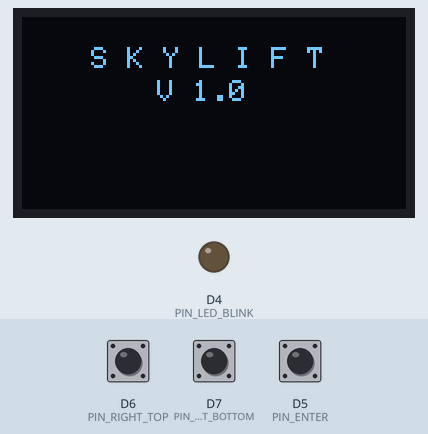
This sketch was run on a simulated ESP8266 (NodeMCU). On the bench: 128×64 one-colour display, output pins drawn as LEDs (lit = HIGH). Dashed ring = blinking. The inputs (shaded band) are chosen by the test bench; at power-on: D5 (PIN_ENTER) HIGH, D6 (PIN_RIGHT_TOP) HIGH, D7 (PIN_RIGHT_BOTTOM) HIGH. Random numbers use the default seed unless the sketch sets one; EEPROM starts erased.

Above: at 1.1 s.
At 3.8 s:
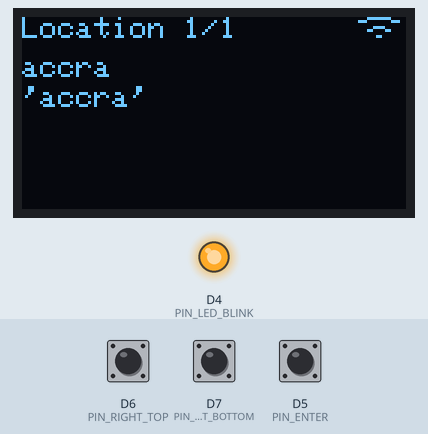
3.9 s: D5 (PIN_ENTER) pulled LOW for 0.15 s
At 5.1 s:
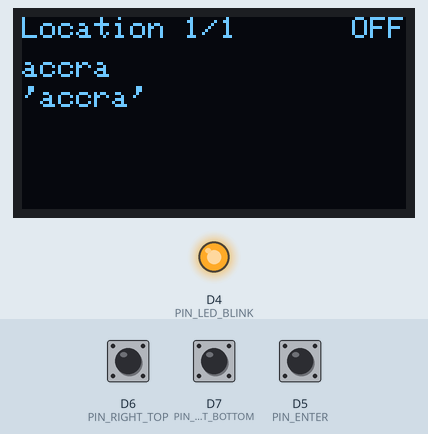
5.5 s: D5 (PIN_ENTER) pulled LOW for 1 s
At 7.3 s:
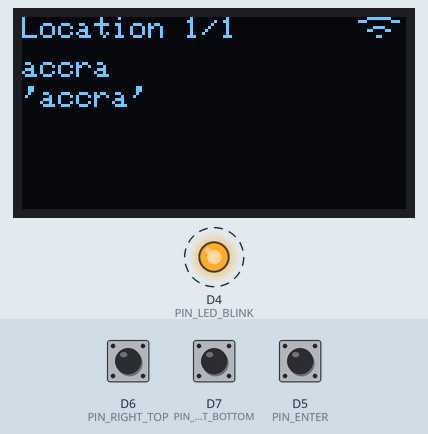
9.5 s: D5 (PIN_ENTER) pulled LOW for 3.2 s
At 14.1 s:
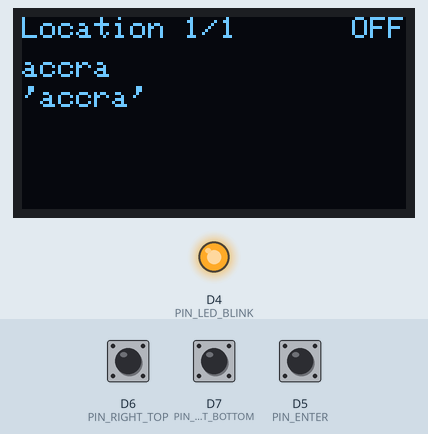
Timing chart, 0 to 15.6 s (numbered marks = the images above; inputs shaded):
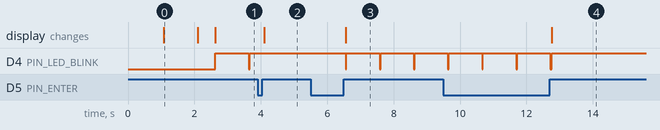

Measured:
- after the input at 3.9 s, the display: changes after 0.20 s (image 2)
- after the input at 5.5 s, D4 (PIN_LED_BLINK): alternates HIGH for 1.0 s and LOW for 0.03 s, starting after 1.1 s; the display: changes after 1.1 s (image 3)
- after the input at 9.5 s, the display: changes after 3.3 s (image 4)
- what the display in image 0 shows lasts 1.0 s, from 1.1 s to 2.1 s

The sketch:

accra.ino
```cpp
/*
N O U V E L L I E (Version 2.0)
Wi-Fi Geolocation Spoofing Device using ESP8266
Roberto Rocuant 2019
Code: https://github.com/Nouvellie/esp8266-geospoof
Projects: https://github.com/Nouvellie

Settings:
CPU Frequency: 80MHz
Board: ESP8266 NodeMCU 1.0 (ESP-12E Module)
Flash size: 4M
*/


// START AUTO-GENERATED VARIABLES
const unsigned int NPLACES = 1;
const unsigned int NNETS = 15;
// END AUTO-GENERATED VARIABLES

// Globals
const String DEV_VERSION = "V 1.0";
char* ssids[NNETS];
byte bssids[NNETS][6];
byte channels[NNETS];
byte rssis[NNETS];
unsigned int idx_offsets[NPLACES];
String place_names[NPLACES];
String place_cities[NPLACES];
unsigned int place_idx_cur = 1; // overwritten by EEPROM value
boolean wifi_tx_status = 1; // 1 = ON, 0 = OFF, overwritten by EEPROM value


// include memory, then networks
#include "memory.h" // first
#include "networks.h" // second

// include display, switches, wifi
#include "display.h"
#include "switches.h"
#include "wifi.h"

void setup() {
setup_memory();
setup_networks();
setup_switches();
setup_display();
setup_wifi();
}

void loop() {
run_memory();
run_switches();
run_display();
run_wifi();
}
```

display.h
```cpp
/*
   Setup and run the OLED display and blinking on-board LED
*/

// libs
#include <SPI.h>
#include <Wire.h>
#include <Adafruit_GFX.h>
#include <Adafruit_SSD1306.h>

// ------------------------------------------------------
// globals
// ------------------------------------------------------
extern String place_names[NPLACES];
extern String place_cities[NPLACES];
extern unsigned int place_idx_cur;
extern boolean wifi_tx_status;


// ------------------------------------------------------
// Local
// ------------------------------------------------------
// Blink LED
const byte PIN_LED_BLINK = D4; // Usually D4 on NodeMCU 12
unsigned int blink_interval_a = 1000; // ms
unsigned int blink_interval_b = 25; // ms
unsigned long last_blink_ms = 0;
unsigned char blink_state = 1;

// OLED Display
#define OLED_RESET 1 // nicht genutzt bei diesem Display
Adafruit_SSD1306 display(OLED_RESET);

// WiFi icon graphics for animation (sm, md, lg)
unsigned int wifi_icon_wh = 16;
static const unsigned char PROGMEM wifi_icon_lg[] =
{
  0x1f, 0xe0, 0xe0, 0x1c, 0x0, 0x0, 0x7, 0x80, 0x18, 0x60, 0x0, 0x0, 0x3, 0x0, 0x0, 0x0,
  0x0, 0x0, 0x0, 0x0, 0x0, 0x0, 0x0, 0x0, 0x0, 0x0, 0x0, 0x0, 0x0, 0x0, 0x0, 0x0
};
static const unsigned char PROGMEM wifi_icon_md[] =
{
  0x0, 0x0, 0x0, 0x0, 0x0, 0x0, 0x7, 0x80, 0x18, 0x60, 0x0, 0x0, 0x3, 0x0, 0x0, 0x0,
  0x0, 0x0, 0x0, 0x0, 0x0, 0x0, 0x0, 0x0, 0x0, 0x0, 0x0, 0x0, 0x0, 0x0, 0x0, 0x0
};
static const unsigned char PROGMEM wifi_icon_sm[] =
{
  0x0, 0x0, 0x0, 0x0, 0x0, 0x0, 0x0, 0x0, 0x0, 0x0, 0x0, 0x0, 0x3, 0x0, 0x0, 0x0,
  0x0, 0x0, 0x0, 0x0, 0x0, 0x0, 0x0, 0x0, 0x0, 0x0, 0x0, 0x0, 0x0, 0x0, 0x0, 0x0
};


// ------------------------------------------
// Update screen display
// ------------------------------------------

void update_display() {
  /*
   * NB: the screen is only updated when wifi toggle switch is pressed
   * running the screen uses MCU cycles which will degrade wifi beacon transmit interval accuracy
  */
  display.clearDisplay();

  // Pool A/B
  display.setTextSize(1);
  display.setCursor(0, 0);
  display.print("Location ");
  display.print((place_idx_cur + 1));
  display.print("/");
  display.println(NPLACES);

  // Name and location
  display.setCursor(0, 13);
  display.println(place_names[place_idx_cur]);
  display.setCursor(0, 23);
  display.println(place_cities[place_idx_cur]);

  // Wifi icon
  if (wifi_tx_status == 1) {
    display.drawBitmap(112, 0,  wifi_icon_sm, wifi_icon_wh, wifi_icon_wh, 1);
    display.drawBitmap(112, 0,  wifi_icon_md, wifi_icon_wh, wifi_icon_wh, 1);
    display.drawBitmap(112, 0,  wifi_icon_lg, wifi_icon_wh, wifi_icon_wh, 1);
  } else {
    display.setCursor(110, 0);
    display.print("OFF");
  }
  display.display();

  if (wifi_tx_status == 0) {
    digitalWrite(PIN_LED_BLINK, 1);
    last_blink_ms = millis();
  }

}


// ------------------------------------------
// Setup
// ------------------------------------------

void setup_display() {

  // Setup LED
  pinMode(PIN_LED_BLINK, OUTPUT);
  digitalWrite(PIN_LED_BLINK, 0);

  // Initialize OLED I2C display (128x64)
  display.begin(SSD1306_SWITCHCAPVCC, 0x3C);
  display.setRotation(0); // flip screen upside down
  display.clearDisplay();
  display.setTextColor(WHITE);
  display.setTextWrap(false);

  // Title only
  display.setCursor(28, 13);
  display.setTextSize(1);
  display.println("S K Y L I F T");

  display.display();

  delay(1000);

  // Skylift
  display.clearDisplay();
  display.setTextSize(1);
  display.setCursor(23, 10);
  display.println("S K Y L I F T");
  display.setCursor(45, 21);
  display.println(DEV_VERSION);
  display.display();
  delay(1000);

  // AH
  display.clearDisplay();
  display.setTextSize(1);
  display.setCursor(30, 10);
  display.println("ADAM HARVEY");
  display.setCursor(42, 21);
  display.println("2 0 1 8");
  display.display();
  delay(500);


  // Sketch stats
  display.clearDisplay();
  display.setCursor(4, 2);
  display.setTextSize(1);
  display.print("Version: ");
  display.setCursor(70, 2);
  display.print(DEV_VERSION);

  display.setCursor(4, 12);
  display.setTextSize(1);
  display.print("Locations: ");
  display.setCursor(70, 12);
  display.print(NPLACES);

  display.setCursor(4, 22);
  display.setTextSize(1);
  display.print("Networks: ");
  display.setCursor(70, 22);
  display.print(NNETS);

  // Print location to screen
  update_display();

}


// ------------------------------------------
// Blink LED
// ------------------------------------------

void run_blink() {
  if (!wifi_tx_status) {
    // LED is OFF when WiFi is OFF
    return;
  }
  long t = blink_state == 0 ? blink_interval_a : blink_interval_b;
  if (millis() - last_blink_ms > t) {
    digitalWrite(PIN_LED_BLINK, blink_state);
    last_blink_ms = millis();
    blink_state++;
    blink_state %= 2;
  }
}

void run_display() {
  // run the LED (screen is updated only when button pressed)
  run_blink();
}
```

memory.h
```cpp
/*
   Setup and run the EEPROM memory management
  - address 0: place index
  - address 1: wifi on/off
*/
#include <EEPROM.h>

// Global
extern const unsigned int NPLACES;
extern unsigned int place_idx_cur;
extern boolean wifi_tx_status;
unsigned long last_eeprom_place_update_ms = 0;
unsigned long last_eeprom_tx_update_ms  = 0;
boolean eeprom_values_to_write_place = false;
boolean eeprom_values_to_write_tx = false;

// Local
unsigned int eeprom_write_delay_place_ms = 2000; // ms until EEPROM writes current network
unsigned int eeprom_write_delay_tx_ms = 5000; // ms until EEPROM writes current network


// ------------------------------------------
// EEPROM
// ------------------------------------------

void update_eeprom_place() {
  eeprom_values_to_write_place = false; // reset flag
  EEPROM.write(0, place_idx_cur);
  EEPROM.commit();
}
void update_eeprom_wifi_tx() {
  // Write the WiFi transmit (on/off)
  eeprom_values_to_write_tx = false; // reset flag
  EEPROM.write(1, wifi_tx_status);
  EEPROM.commit();
}

void run_memory() {
  // Timer function for writing current VIP index to eeprom
  if (millis() - last_eeprom_place_update_ms > eeprom_write_delay_place_ms ) {
    last_eeprom_place_update_ms = millis(); // reset timer
    if (eeprom_values_to_write_place) {
      update_eeprom_place();
    }
  }

  // Timer function for writing current wifi status to eeprom
  if (millis() - last_eeprom_tx_update_ms > eeprom_write_delay_tx_ms) {
    last_eeprom_tx_update_ms = millis(); // reset timer
    if (eeprom_values_to_write_tx) {
      update_eeprom_wifi_tx();
    }
  }
}

void setup_memory() {
  EEPROM.begin(512);
  // Get VIP and WiFi status values from memory
  place_idx_cur = EEPROM.read(0);
  // threshold in case anything weird happens to EEPROM
  if (place_idx_cur > NPLACES - 1) {
    place_idx_cur = NPLACES - 1;
  } else if (place_idx_cur < 0) {
    place_idx_cur = 0;
  }

  // WiFi on/off
  wifi_tx_status = EEPROM.read(1);
  if (wifi_tx_status > 0) {
    wifi_tx_status = 1;
  }

}
```

networks.h
```cpp
// Globals
extern const unsigned int NNETS;
extern const unsigned int NPLACES;
extern char* ssids[NNETS];
extern byte bssids[NNETS][6];
extern byte channels[NNETS];
extern byte rssis[NNETS];
extern unsigned int idx_offsets[NPLACES];
extern String place_names[NPLACES];
extern String place_cities[NPLACES];
extern unsigned int place_idx_cur;
extern boolean wifi_tx_status;


// --------------------------------------------------------
// Include all networks here
// all networks should be included in the "networks/" subdirectory
// --------------------------------------------------------

#include "networks/accra.h"
extern const byte NN_ACCRA;
extern char* ssids_accra[];
extern byte bssids_accra[][6];
extern byte rssis_accra[];
extern byte channels_accra[];
extern String name_accra;
extern String city_accra;


void setup_networks() {

// Names
place_names[0] = name_accra;

// Cities
place_cities[0] = city_accra;

// concatenate networks into one array for each attribute
unsigned int idx_offset = 0;
unsigned int idx = 0;
idx_offsets[0] = 0;

// ------------------------------------------------------
// ACCRA
// ------------------------------------------------------

for(unsigned int i = 0; i < NN_ACCRA; i++){
	ssids[i + idx_offset] = ssids_accra[i];
	for (byte j = 0; j < 6; j++){
		bssids[i + idx_offset][j] = bssids_accra[i][j];
	}
	channels[i + idx_offset] = channels_accra[i];
	rssis[i + idx_offset] = rssis_accra[i];
}
idx_offset += NN_ACCRA;
idx++;
idx_offsets[idx] = idx_offset;


}
```

accra.h
```cpp
/*
 Scan type: wigle
 Networks: 15
 Target lat, lon: 5.5631, -0.1918
 Comment: accra
 Generated: Jan 21, 2025 14:50:01
 (open + close this sketch to reload changes)
*/

// Copy and paste this to the networks.h file
/*
#include "networks/accra.h"
extern const byte NN_NN_ACCRA;
extern char* ssids_accra[];
extern byte bssids_[][6];
extern byte rssis_[]
extern byte channels_accra[];
extern String name_accra;
extern String city_accra;
*/

// Number of networks
const byte NN_ACCRA = 15;

// Name and location for OLED
String name_accra = "accra";
String city_accra = "'accra'";

// SSIDs for display on OLED
char* ssids_accra[NN_ACCRA] = {
	"GIJnet",
	"GIJnet",
	"None",
	"RMn-c2",
	"GIJnet",
	"GIJstu",
	"SQAD W",
	"GBA Wi",
	"GAILUM",
	"RMn-c2",
	"dlink-",
	"Mahesh",
	"4G-MIF",
	"TECNO ",
	"Vodafo"
};

// BSSIDs (MAC addresses)
byte bssids_accra[NN_ACCRA][6] = {
	{0x18, 0xE8, 0x29, 0x11, 0x18, 0xFF},
	{0x1A, 0xE8, 0x29, 0x12, 0x18, 0xFF},
	{0x06, 0xEC, 0xDA, 0xBA, 0xB4, 0x0B},
	{0x00, 0x0F, 0x02, 0x36, 0x59, 0x68},
	{0x1E, 0xE8, 0x29, 0x11, 0x18, 0xFF},
	{0x1A, 0xE8, 0x29, 0x11, 0x18, 0xFF},
	{0x18, 0xA6, 0xF7, 0xF2, 0xBA, 0x52},
	{0x1E, 0xE8, 0x29, 0x22, 0xA9, 0xC6},
	{0x14, 0x59, 0xC0, 0x92, 0xCA, 0xFB},
	{0x00, 0x0F, 0x00, 0xDE, 0x0D, 0xEB},
	{0x08, 0x5A, 0x11, 0xD1, 0x68, 0x0E},
	{0x08, 0x31, 0x8B, 0x10, 0xA2, 0x6D},
	{0x14, 0xCB, 0x49, 0x05, 0xCA, 0x44},
	{0x0E, 0x8F, 0xCF, 0xED, 0x10, 0x53},
	{0x0C, 0x71, 0x8C, 0x9A, 0x50, 0x00}
};

// RSSIs, experimental
byte rssis_accra[NN_ACCRA] = {
20, 20, 19, 19, 19, 19, 18, 18, 18, 17, 17, 17, 17, 17, 17
};

byte channels_accra[NN_ACCRA] = {
 1, 1, 2, 3, 3, 4, 5, 6, 6, 7, 8, 8, 9, 10, 11
};
```

switches.h
```cpp
/*
  - Switches use AceButtons library
  - on release callbacks are fired for updates in screen and wifi
*/


// ----------------------------------------
// Local
// ----------------------------------------

#include <AceButton.h>
using namespace ace_button;

const byte PIN_ENTER = D5; // Left
const byte PIN_RIGHT_TOP = D6; // Right-top
const byte PIN_RIGHT_BOTTOM = D7; // Right-bottom
AceButton button_right_top(PIN_RIGHT_TOP);
AceButton button_right_bottom(PIN_RIGHT_BOTTOM);
AceButton button_enter(PIN_ENTER);
int switch_ms_threshold = 20;
long switch_ms_last = 0;

// ----------------------------------------
// Globals
// ----------------------------------------

extern unsigned int place_idx_cur;
extern boolean wifi_tx_status;
extern const unsigned int NPLACES;

// callbacks for switches
extern void update_display();
extern void update_wifi();

// eeprom
extern unsigned long last_eeprom_place_update_ms;
extern unsigned long last_eeprom_tx_update_ms;
extern boolean eeprom_values_to_write_place;
extern boolean eeprom_values_to_write_tx;


// ------------------------------------------
// Button Callbacks
// ------------------------------------------

void on_switch_right_top() {
  place_idx_cur = (place_idx_cur + 1 ) % NPLACES;
  eeprom_values_to_write_place = true;
  last_eeprom_place_update_ms = millis();
  update_display();
  update_wifi();
}
void on_switch_right_bottom() {
  if (place_idx_cur <= 0) {
    place_idx_cur = NPLACES - 1;
  } else {
    place_idx_cur--;
  }
  eeprom_values_to_write_place = true;
  last_eeprom_place_update_ms = millis();
  update_display();
  update_wifi();
}

void on_switch_enter() {
  // toggle wifi
  wifi_tx_status = !wifi_tx_status;
  eeprom_values_to_write_tx = true;
  last_eeprom_tx_update_ms = millis();
  update_display();
  update_wifi();
}


void handleEvent(AceButton* button, uint8_t eventType, uint8_t buttonState) {
  switch (eventType) {
    case AceButton::kEventPressed:
      break;
    case AceButton::kEventReleased:
      uint8_t pin = button->getPin();
      switch (pin) {
        case PIN_RIGHT_TOP:
          on_switch_right_top();
          break;
        case PIN_RIGHT_BOTTOM:
          on_switch_right_bottom();
          break;
        case PIN_ENTER:
          on_switch_enter();
          break;
      }
      break;
  }
}


void setup_switches() {

  pinMode(PIN_RIGHT_TOP, INPUT_PULLUP);
  pinMode(PIN_RIGHT_BOTTOM, INPUT_PULLUP);
  pinMode(PIN_ENTER, INPUT_PULLUP);

  // Right Up Button
  ButtonConfig* buttonConfigUp = button_right_top.getButtonConfig();
  buttonConfigUp->setEventHandler(handleEvent);
  buttonConfigUp->setFeature(ButtonConfig::kFeatureClick);
  buttonConfigUp->setFeature(ButtonConfig::kFeatureDoubleClick);
  buttonConfigUp->setFeature(ButtonConfig::kFeatureLongPress);
  buttonConfigUp->setFeature(ButtonConfig::kFeatureRepeatPress);

  // Right Down Button
  ButtonConfig* buttonConfigDown = button_right_bottom.getButtonConfig();
  buttonConfigDown->setEventHandler(handleEvent);
  buttonConfigDown->setFeature(ButtonConfig::kFeatureClick);
  buttonConfigDown->setFeature(ButtonConfig::kFeatureDoubleClick);
  buttonConfigDown->setFeature(ButtonConfig::kFeatureLongPress);
  buttonConfigDown->setFeature(ButtonConfig::kFeatureRepeatPress);

  // Left Enter Button
  ButtonConfig* buttonConfigEnter = button_enter.getButtonConfig();
  buttonConfigEnter->setEventHandler(handleEvent);
  buttonConfigEnter->setFeature(ButtonConfig::kFeatureClick);
  buttonConfigEnter->setFeature(ButtonConfig::kFeatureDoubleClick);
  buttonConfigEnter->setFeature(ButtonConfig::kFeatureLongPress);
  buttonConfigEnter->setFeature(ButtonConfig::kFeatureRepeatPress);

}


void run_switches() {
  if (millis() - switch_ms_last > switch_ms_threshold) {
    // threshold to reduce mcu load
    switch_ms_last = millis();
    // update AceButtons
    button_right_top.check();
    button_right_bottom.check();
    button_enter.check();
  }
}
```

Source omitted: wifi.h (6812 bytes)
